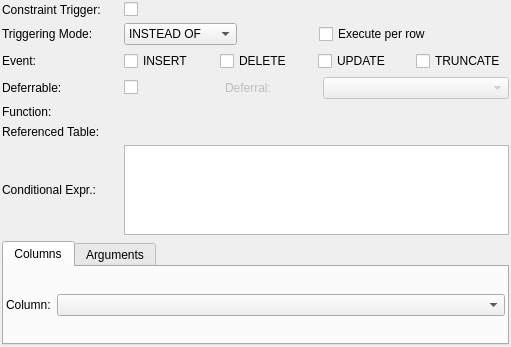
<?xml version="1.0" encoding="UTF-8"?>
<ui version="4.0">
 <class>GatilhoWidget</class>
 <widget class="QWidget" name="GatilhoWidget">
  <property name="geometry">
   <rect>
    <x>0</x>
    <y>0</y>
    <width>511</width>
    <height>347</height>
   </rect>
  </property>
  <property name="minimumSize">
   <size>
    <width>430</width>
    <height>310</height>
   </size>
  </property>
  <property name="windowTitle">
   <string>Form</string>
  </property>
  <layout class="QGridLayout" name="gatilho_grid">
   <property name="margin">
    <number>2</number>
   </property>
   <property name="spacing">
    <number>6</number>
   </property>
   <item row="1" column="0">
    <widget class="QLabel" name="tipo_disparo_lbl">
     <property name="enabled">
      <bool>true</bool>
     </property>
     <property name="sizePolicy">
      <sizepolicy hsizetype="Fixed" vsizetype="Fixed">
       <horstretch>0</horstretch>
       <verstretch>0</verstretch>
      </sizepolicy>
     </property>
     <property name="minimumSize">
      <size>
       <width>110</width>
       <height>0</height>
      </size>
     </property>
     <property name="maximumSize">
      <size>
       <width>110</width>
       <height>16777215</height>
      </size>
     </property>
     <property name="text">
      <string>Triggering Mode:</string>
     </property>
    </widget>
   </item>
   <item row="1" column="2">
    <layout class="QHBoxLayout" name="horizontalLayout_2">
     <item>
      <widget class="QComboBox" name="tipo_disparo_cmb">
       <property name="enabled">
        <bool>true</bool>
       </property>
       <property name="sizePolicy">
        <sizepolicy hsizetype="Fixed" vsizetype="Fixed">
         <horstretch>0</horstretch>
         <verstretch>0</verstretch>
        </sizepolicy>
       </property>
       <property name="minimumSize">
        <size>
         <width>113</width>
         <height>0</height>
        </size>
       </property>
       <property name="maximumSize">
        <size>
         <width>16777215</width>
         <height>16777215</height>
        </size>
       </property>
       <item>
        <property name="text">
         <string>INSTEAD OF</string>
        </property>
       </item>
      </widget>
     </item>
     <item>
      <spacer name="horizontalSpacer">
       <property name="orientation">
        <enum>Qt::Horizontal</enum>
       </property>
       <property name="sizeType">
        <enum>QSizePolicy::Fixed</enum>
       </property>
       <property name="sizeHint" stdset="0">
        <size>
         <width>76</width>
         <height>20</height>
        </size>
       </property>
      </spacer>
     </item>
     <item>
      <widget class="QCheckBox" name="exec_por_linha_chk">
       <property name="sizePolicy">
        <sizepolicy hsizetype="Expanding" vsizetype="Fixed">
         <horstretch>0</horstretch>
         <verstretch>0</verstretch>
        </sizepolicy>
       </property>
       <property name="minimumSize">
        <size>
         <width>0</width>
         <height>0</height>
        </size>
       </property>
       <property name="maximumSize">
        <size>
         <width>16777215</width>
         <height>16777215</height>
        </size>
       </property>
       <property name="text">
        <string>Execute per row</string>
       </property>
      </widget>
     </item>
    </layout>
   </item>
   <item row="2" column="0">
    <widget class="QLabel" name="evento_lbl">
     <property name="sizePolicy">
      <sizepolicy hsizetype="Fixed" vsizetype="Fixed">
       <horstretch>0</horstretch>
       <verstretch>0</verstretch>
      </sizepolicy>
     </property>
     <property name="minimumSize">
      <size>
       <width>110</width>
       <height>0</height>
      </size>
     </property>
     <property name="maximumSize">
      <size>
       <width>110</width>
       <height>16777215</height>
      </size>
     </property>
     <property name="text">
      <string>Event:</string>
     </property>
    </widget>
   </item>
   <item row="2" column="2">
    <layout class="QHBoxLayout" name="horizontalLayout_3">
     <property name="sizeConstraint">
      <enum>QLayout::SetDefaultConstraint</enum>
     </property>
     <item>
      <widget class="QCheckBox" name="insert_chk">
       <property name="sizePolicy">
        <sizepolicy hsizetype="Fixed" vsizetype="Fixed">
         <horstretch>0</horstretch>
         <verstretch>0</verstretch>
        </sizepolicy>
       </property>
       <property name="minimumSize">
        <size>
         <width>90</width>
         <height>0</height>
        </size>
       </property>
       <property name="maximumSize">
        <size>
         <width>16777215</width>
         <height>16777215</height>
        </size>
       </property>
       <property name="text">
        <string>INSERT</string>
       </property>
      </widget>
     </item>
     <item>
      <widget class="QCheckBox" name="delete_chk">
       <property name="sizePolicy">
        <sizepolicy hsizetype="Fixed" vsizetype="Fixed">
         <horstretch>0</horstretch>
         <verstretch>0</verstretch>
        </sizepolicy>
       </property>
       <property name="minimumSize">
        <size>
         <width>95</width>
         <height>0</height>
        </size>
       </property>
       <property name="maximumSize">
        <size>
         <width>16777215</width>
         <height>16777215</height>
        </size>
       </property>
       <property name="text">
        <string>DELETE</string>
       </property>
      </widget>
     </item>
     <item>
      <widget class="QCheckBox" name="update_chk">
       <property name="sizePolicy">
        <sizepolicy hsizetype="Fixed" vsizetype="Fixed">
         <horstretch>0</horstretch>
         <verstretch>0</verstretch>
        </sizepolicy>
       </property>
       <property name="minimumSize">
        <size>
         <width>95</width>
         <height>0</height>
        </size>
       </property>
       <property name="maximumSize">
        <size>
         <width>16777215</width>
         <height>16777215</height>
        </size>
       </property>
       <property name="text">
        <string>UPDATE</string>
       </property>
      </widget>
     </item>
     <item>
      <widget class="QCheckBox" name="truncate_chk">
       <property name="sizePolicy">
        <sizepolicy hsizetype="Expanding" vsizetype="Fixed">
         <horstretch>0</horstretch>
         <verstretch>0</verstretch>
        </sizepolicy>
       </property>
       <property name="minimumSize">
        <size>
         <width>100</width>
         <height>0</height>
        </size>
       </property>
       <property name="maximumSize">
        <size>
         <width>16777215</width>
         <height>16777215</height>
        </size>
       </property>
       <property name="text">
        <string>TRUNCATE</string>
       </property>
      </widget>
     </item>
    </layout>
   </item>
   <item row="3" column="0">
    <widget class="QLabel" name="postergavel_lbl">
     <property name="sizePolicy">
      <sizepolicy hsizetype="Fixed" vsizetype="Fixed">
       <horstretch>0</horstretch>
       <verstretch>0</verstretch>
      </sizepolicy>
     </property>
     <property name="minimumSize">
      <size>
       <width>0</width>
       <height>0</height>
      </size>
     </property>
     <property name="maximumSize">
      <size>
       <width>16777215</width>
       <height>16777215</height>
      </size>
     </property>
     <property name="text">
      <string>Deferrable:</string>
     </property>
    </widget>
   </item>
   <item row="3" column="2">
    <layout class="QHBoxLayout" name="horizontalLayout">
     <item>
      <widget class="QCheckBox" name="postergavel_chk">
       <property name="sizePolicy">
        <sizepolicy hsizetype="Fixed" vsizetype="Fixed">
         <horstretch>0</horstretch>
         <verstretch>0</verstretch>
        </sizepolicy>
       </property>
       <property name="minimumSize">
        <size>
         <width>95</width>
         <height>0</height>
        </size>
       </property>
       <property name="maximumSize">
        <size>
         <width>90</width>
         <height>16777215</height>
        </size>
       </property>
       <property name="text">
        <string/>
       </property>
      </widget>
     </item>
     <item>
      <widget class="QLabel" name="tipo_postergacao_lbl">
       <property name="enabled">
        <bool>false</bool>
       </property>
       <property name="sizePolicy">
        <sizepolicy hsizetype="Fixed" vsizetype="Fixed">
         <horstretch>0</horstretch>
         <verstretch>0</verstretch>
        </sizepolicy>
       </property>
       <property name="minimumSize">
        <size>
         <width>92</width>
         <height>0</height>
        </size>
       </property>
       <property name="maximumSize">
        <size>
         <width>16777215</width>
         <height>16777215</height>
        </size>
       </property>
       <property name="text">
        <string>Deferral:</string>
       </property>
      </widget>
     </item>
     <item>
      <widget class="QComboBox" name="tipo_postergacao_cmb">
       <property name="enabled">
        <bool>false</bool>
       </property>
       <property name="sizePolicy">
        <sizepolicy hsizetype="Minimum" vsizetype="Fixed">
         <horstretch>0</horstretch>
         <verstretch>0</verstretch>
        </sizepolicy>
       </property>
       <property name="minimumSize">
        <size>
         <width>0</width>
         <height>0</height>
        </size>
       </property>
       <property name="maximumSize">
        <size>
         <width>16777215</width>
         <height>16777215</height>
        </size>
       </property>
      </widget>
     </item>
    </layout>
   </item>
   <item row="6" column="0">
    <widget class="QLabel" name="tab_referenciada_lbl">
     <property name="enabled">
      <bool>true</bool>
     </property>
     <property name="sizePolicy">
      <sizepolicy hsizetype="Fixed" vsizetype="Fixed">
       <horstretch>0</horstretch>
       <verstretch>0</verstretch>
      </sizepolicy>
     </property>
     <property name="minimumSize">
      <size>
       <width>110</width>
       <height>0</height>
      </size>
     </property>
     <property name="maximumSize">
      <size>
       <width>110</width>
       <height>16777215</height>
      </size>
     </property>
     <property name="text">
      <string>Referenced Table:</string>
     </property>
    </widget>
   </item>
   <item row="7" column="0">
    <widget class="QLabel" name="exp_condicional_lbl">
     <property name="sizePolicy">
      <sizepolicy hsizetype="Fixed" vsizetype="Preferred">
       <horstretch>0</horstretch>
       <verstretch>0</verstretch>
      </sizepolicy>
     </property>
     <property name="minimumSize">
      <size>
       <width>110</width>
       <height>0</height>
      </size>
     </property>
     <property name="maximumSize">
      <size>
       <width>110</width>
       <height>16777215</height>
      </size>
     </property>
     <property name="text">
      <string>Conditional Expr.:</string>
     </property>
    </widget>
   </item>
   <item row="7" column="2">
    <widget class="QTextEdit" name="exp_condicional_txt">
     <property name="sizePolicy">
      <sizepolicy hsizetype="Expanding" vsizetype="Expanding">
       <horstretch>0</horstretch>
       <verstretch>0</verstretch>
      </sizepolicy>
     </property>
     <property name="minimumSize">
      <size>
       <width>0</width>
       <height>50</height>
      </size>
     </property>
     <property name="maximumSize">
      <size>
       <width>16777215</width>
       <height>90</height>
      </size>
     </property>
     <property name="frameShadow">
      <enum>QFrame::Sunken</enum>
     </property>
     <property name="lineWidth">
      <number>1</number>
     </property>
     <property name="midLineWidth">
      <number>0</number>
     </property>
     <property name="verticalScrollBarPolicy">
      <enum>Qt::ScrollBarAsNeeded</enum>
     </property>
     <property name="horizontalScrollBarPolicy">
      <enum>Qt::ScrollBarAsNeeded</enum>
     </property>
     <property name="undoRedoEnabled">
      <bool>true</bool>
     </property>
     <property name="readOnly">
      <bool>false</bool>
     </property>
     <property name="textInteractionFlags">
      <set>Qt::TextEditorInteraction</set>
     </property>
    </widget>
   </item>
   <item row="8" column="0" colspan="3">
    <widget class="QTabWidget" name="arg_cols_tbw">
     <property name="currentIndex">
      <number>0</number>
     </property>
     <widget class="QWidget" name="tab_2">
      <attribute name="title">
       <string>Columns</string>
      </attribute>
      <layout class="QGridLayout" name="gridLayout_2">
       <property name="margin">
        <number>2</number>
       </property>
       <item row="0" column="0">
        <widget class="QLabel" name="coluna_lbl">
         <property name="sizePolicy">
          <sizepolicy hsizetype="Fixed" vsizetype="Preferred">
           <horstretch>0</horstretch>
           <verstretch>0</verstretch>
          </sizepolicy>
         </property>
         <property name="minimumSize">
          <size>
           <width>0</width>
           <height>0</height>
          </size>
         </property>
         <property name="text">
          <string>Column:</string>
         </property>
        </widget>
       </item>
       <item row="0" column="1">
        <widget class="QComboBox" name="coluna_cmb">
         <property name="sizePolicy">
          <sizepolicy hsizetype="Expanding" vsizetype="Fixed">
           <horstretch>0</horstretch>
           <verstretch>0</verstretch>
          </sizepolicy>
         </property>
         <property name="minimumSize">
          <size>
           <width>180</width>
           <height>0</height>
          </size>
         </property>
         <property name="maximumSize">
          <size>
           <width>16777215</width>
           <height>16777215</height>
          </size>
         </property>
        </widget>
       </item>
      </layout>
     </widget>
     <widget class="QWidget" name="tab">
      <attribute name="title">
       <string>Arguments</string>
      </attribute>
      <layout class="QGridLayout" name="gridLayout">
       <property name="margin">
        <number>2</number>
       </property>
       <item row="0" column="0">
        <widget class="QLabel" name="argumento_lbl">
         <property name="text">
          <string>Argument:</string>
         </property>
        </widget>
       </item>
       <item row="0" column="1">
        <widget class="QLineEdit" name="argumento_edt">
         <property name="minimumSize">
          <size>
           <width>180</width>
           <height>0</height>
          </size>
         </property>
        </widget>
       </item>
      </layout>
     </widget>
    </widget>
   </item>
   <item row="5" column="0">
    <widget class="QLabel" name="funcao_lbl">
     <property name="enabled">
      <bool>true</bool>
     </property>
     <property name="sizePolicy">
      <sizepolicy hsizetype="Fixed" vsizetype="Fixed">
       <horstretch>0</horstretch>
       <verstretch>0</verstretch>
      </sizepolicy>
     </property>
     <property name="minimumSize">
      <size>
       <width>110</width>
       <height>0</height>
      </size>
     </property>
     <property name="maximumSize">
      <size>
       <width>110</width>
       <height>16777215</height>
      </size>
     </property>
     <property name="text">
      <string>Function:</string>
     </property>
    </widget>
   </item>
   <item row="0" column="0">
    <widget class="QLabel" name="gat_rest_lbl">
     <property name="text">
      <string>Constraint Trigger:</string>
     </property>
    </widget>
   </item>
   <item row="0" column="2">
    <widget class="QCheckBox" name="gat_rest_chk">
     <property name="text">
      <string/>
     </property>
    </widget>
   </item>
  </layout>
 </widget>
 <resources/>
 <connections/>
</ui>
